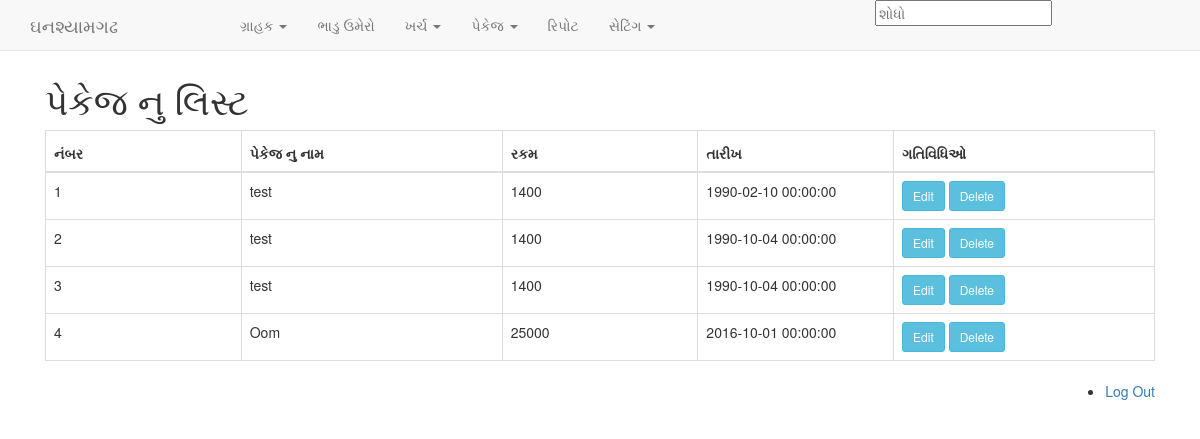
The app's page /index.php/package with its own data.
### tables this page shows
CREATE TABLE IF NOT EXISTS `tbl_plans` (
  `pid` int(11) NOT NULL AUTO_INCREMENT COMMENT 'plan id ',
  `pname` varchar(255) NOT NULL COMMENT 'plan name ',
  `amount` int(11) NOT NULL COMMENT 'amount in Rs',
  `startdate` datetime NOT NULL COMMENT 'from date(start)',
  `enddate` datetime NOT NULL COMMENT 'to date(end)',
  `entrydate` datetime NOT NULL COMMENT 'entry date',
  PRIMARY KEY (`pid`)
);

### application/controllers/Package.php (called while the page is built, shortened)
<?php
class Package extends CI_Controller {
private $limit = 20;
	function __construct()
	{
		$this->load->model('user','',TRUE);
		$this->load->model("Packagemodel");
		$this->load->helper(array('form', 'url'));
    	$this->load->library('form_validation');
	}
	public function index()
	{
		$session_data = $this->session->userdata('logged_in');
		$data['email'] = $session_data['email'];
		$data['session_data'] = $session_data;
		$uri_segment = 4;
		$offset = $this->uri->segment($uri_segment);
		$viewdata = $this->Packagemodel->get_paged_list($this->limit, $offset)->result();
		$data["viewdata"] = $viewdata;
		$data['title'] = 'Customer';
		$data['action'] = "All Record";
		$this->load->library('pagination');
		$config['base_url'] = base_url()."package/index/";
		$config['total_rows'] = $this->Packagemodel->count_all();
		$config['per_page'] = $this->limit;
		$config['uri_segment'] = $uri_segment;
		$this->pagination->initialize($config);
		$data['pagination'] = $this->pagination->create_links();
		$data['message'] = $this->session->flashdata('message');
		$data["num"] = $this->uri->segment(4);
		$this->load->view('header',$data);
		$this->load->view('package/all',$data);
		$this->load->view('footer');
	}
}

### index.php (called while the page is built, shortened)
<?php
require_once BASEPATH.'core/CodeIgniter.php';

### application/models/Packagemodel.php (called while the page is built, shortened)
<?php
Class Packagemodel extends CI_Model
{
	private $table = 'tbl_plans';
	function get_paged_list($limit = 10, $offset = 0)
	{
		$this->db->order_by('pid');
		return $this->db->get($this->table, $limit, $offset);
	}
	function count_all()
	{
		$this->db->order_by('pid','desc');
		return $this->db->count_all($this->table);
	}
}
?>

### application/views/package/all.php (the view)
 <section>
 	<div class="container">
     	<main class="main" style="margin-top:60px;">
         	<div class="table_wrapp">
             	<div class="content-header">
             	<div class="col-md-12">
                 	<h1 class="bg">પેકેજ નુ લિસ્ટ
                      </h1>
                 </div>
             	</div>
             </div>
             <div class="col-md-12">
     			<table id="example" class="table table-bordered" cellspacing="0" width="100%">
                 <thead>
                     <tr>
                         <th width="15%" height="42">નંબર  </th>
                         <th width="20%" height="42">પેકેજ નુ નામ </th>
                          <th width="15%">રકમ </th>
                          <th width="15%">તારીખ</th>
                          <th width="20%">ગતિવિધિઓ</th>
                     </tr>
                 </thead>
                 <tbody>
                     <?php  $i=1; foreach($viewdata as $item) { ?>
                     <tr>
                         <td><?php echo $i+$num;  ?> </td>
                         <td><?php echo $item->pname;  ?> </td>
                         <td><?php echo $item->amount;  ?></td>
                         <td><?php echo $item->entrydate;  ?></td>
                         <th>
                          <a href="<?php echo base_url(); ?>package/edit/<?php echo $item->pid; ?>" class="btn btn-info btn-sm" role="button">Edit</a>
                          <a href="<?php echo base_url(); ?>package/delete/<?php echo $item->pid; ?>" class="btn btn-info btn-sm" role="button" onclick="return confirm('Are you sure you want to delete?')">Delete</a>
                         </th>
                     </tr>
                     <?php $i++; } ?>
                 </tbody>
         </table>
   			</div>
</main>
     </div>
 </section>

### records on screen
tbl_plans: num "1", pname "test", amount "1400", entrydate "1990-02-10 00:00:00"
tbl_plans: num "2", pname "test", amount "1400", entrydate "1990-10-04 00:00:00"
tbl_plans: num "3", pname "test", amount "1400", entrydate "1990-10-04 00:00:00"
tbl_plans: num "4", pname "Oom", amount "25000", entrydate "2016-10-01 00:00:00"
